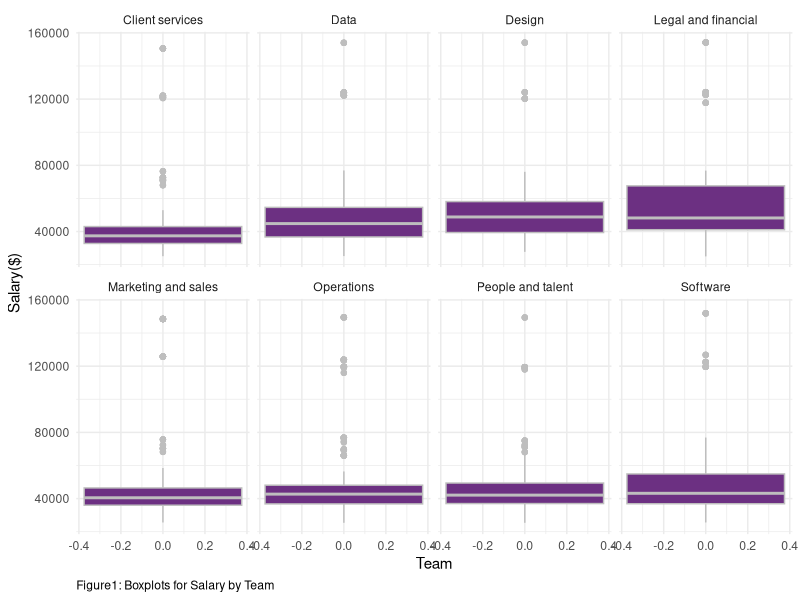
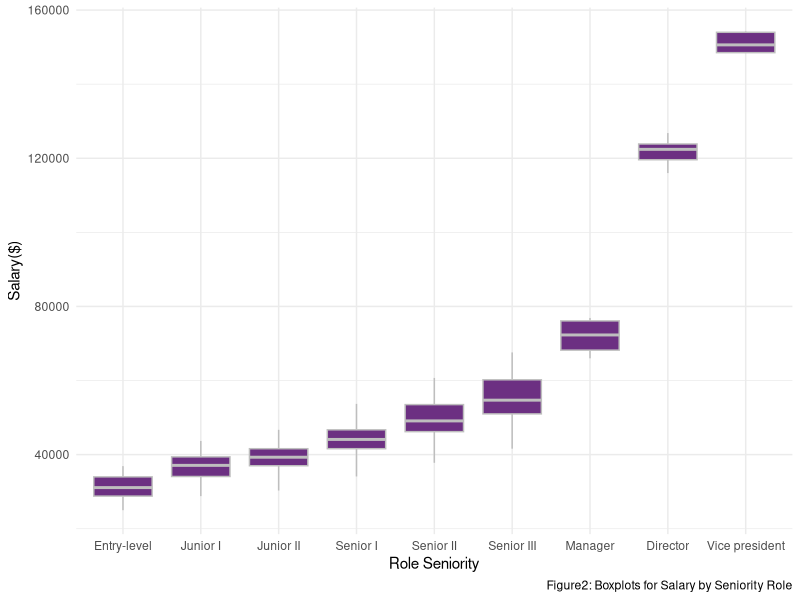
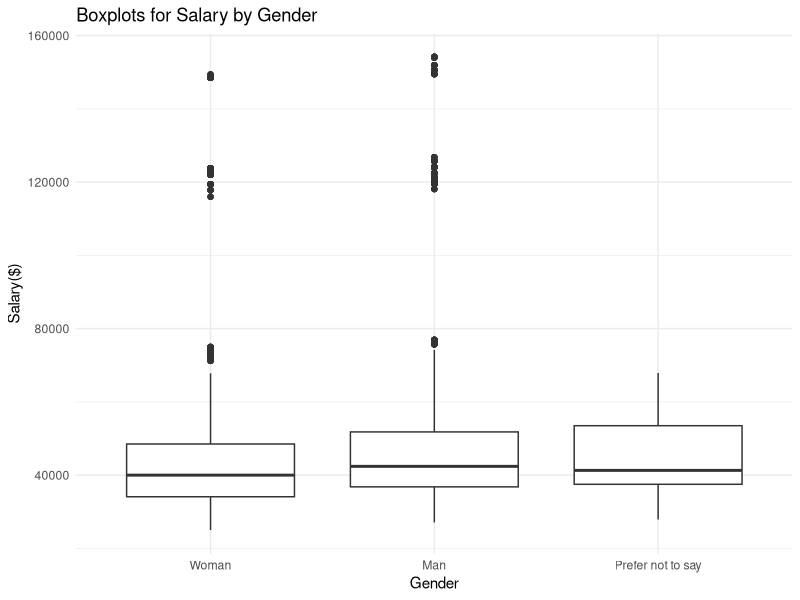
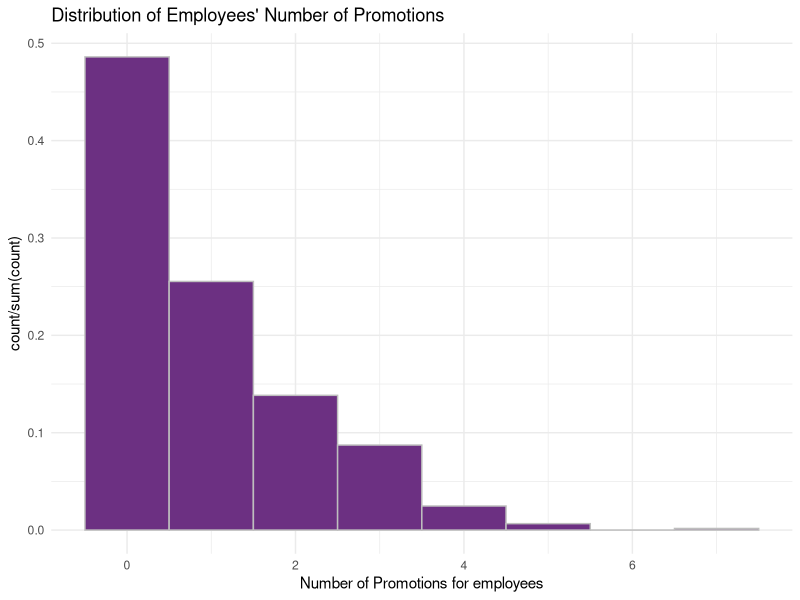
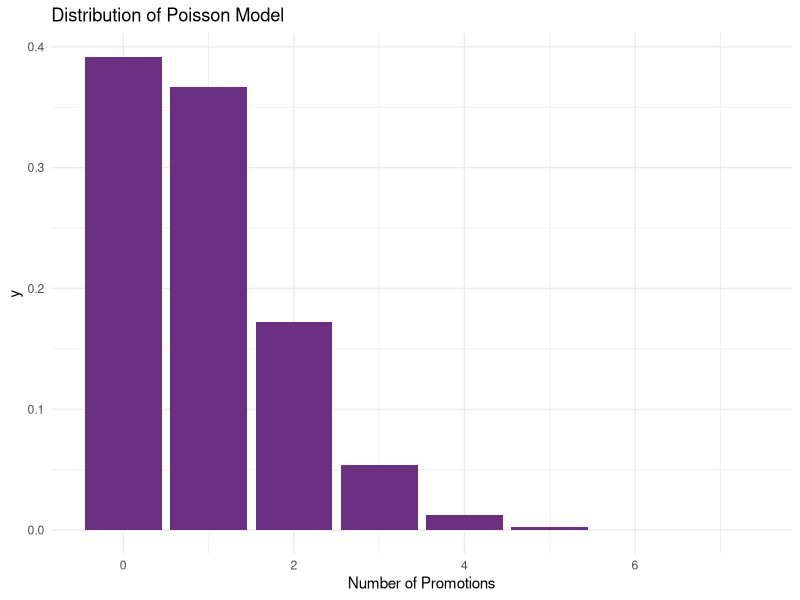
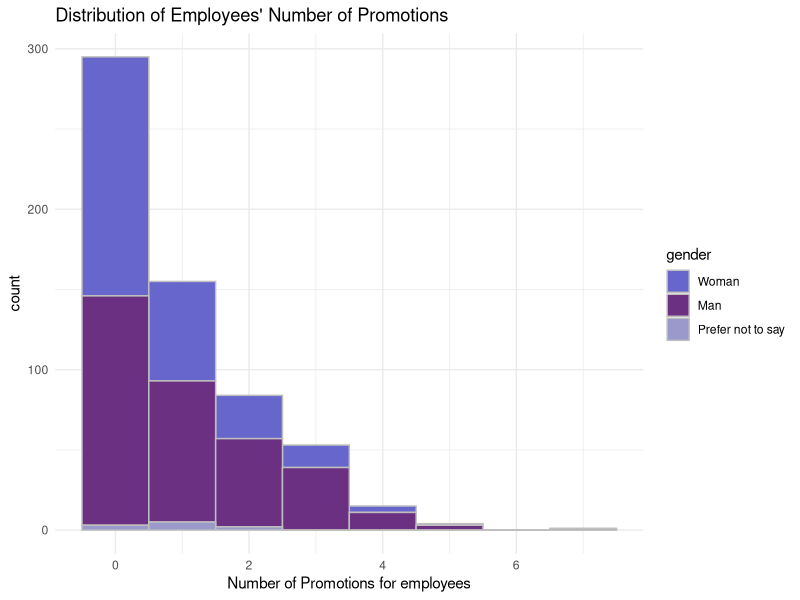
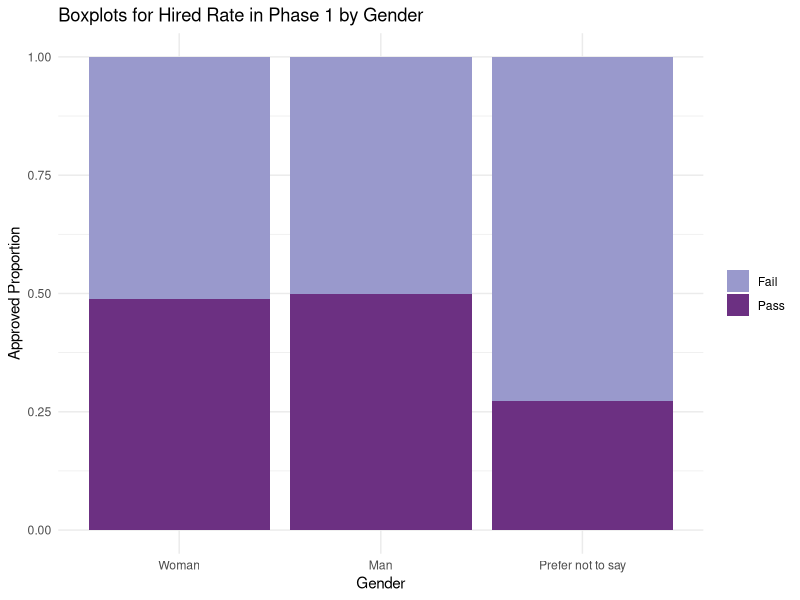
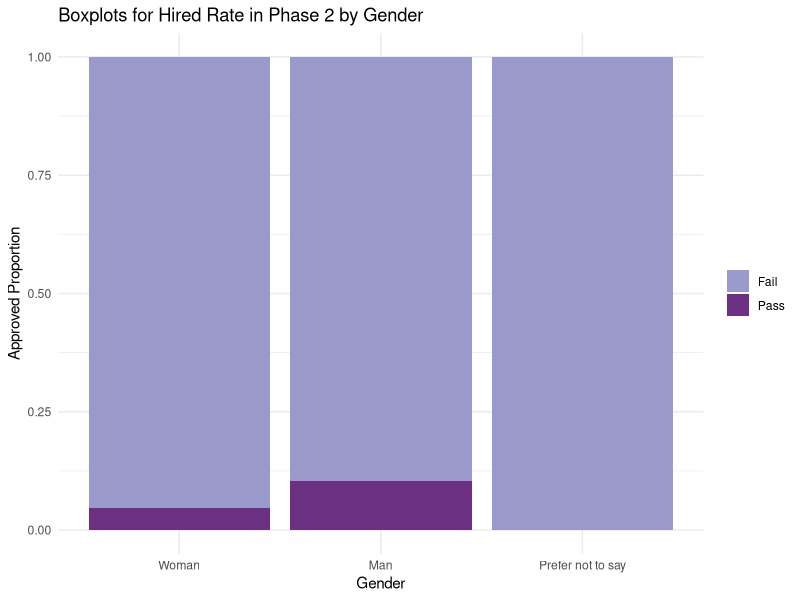

Here is the R script that generated these plots, in order:
## ---- chunk 1
library(tidyverse)
library(lme4)
library(mgcv)
library(kableExtra)
# this should supress all code and messages
knitr::opts_chunk$set(include=FALSE)
## ---- chunk 2
############################################################################################################
#DATA CLEANING PART
############################################################################################################

# read in the data
black_saber_current_employees <- read_csv("data/black-saber-current-employees.csv")

#change salary varaible from characters to doubles
black_saber_current_employees_cleaned <- black_saber_current_employees %>% 
  mutate(salary = str_extract_all(salary, "\\d+,\\d+")) %>% #only extracting the number part(i.e., remove $)
  mutate(salary = str_remove_all(salary, ",")) %>% # remove comma(,)
  mutate(salary = as.numeric(salary)) %>% #change to doubles
  #changing the orders of role as hierarchy, rather than alphabetical order(see below note)
  mutate(role_seniority = fct_relevel(role_seniority, "Manager", after = 7)) %>% 
  mutate(role_seniority = fct_relevel(role_seniority, "Director", after = 7)) %>%
  #changing the orders of gender for clairty in explanation for promotion analaysis part
  mutate(gender = fct_relevel(gender, "Woman", after = 0))

#NOTES
#(Before changing): Director Entry-level Junior I Junior II Manager Senior I Senior II Senior III Vice president
#(After chaning): “Entry-level”,“Junior I”,“JuniorII”,“Senior I”,“Senior II”,“Senior III”,“Manager”, “Director”,“Vicepresident” 

## ---- chunk 3
#########################################################################################################
#EXPLORATORY ANALYSIS
#########################################################################################################
# create a visualisation (a boxplot to see if teams have systematic differences in their salary)
#some teams might be more important to the company 
#e.g., bc it is a software company, software team might be more valuable to the company and thus receive higher salary, yet this is fair in the sense that the Gideon wants salary based on "talent and value to the company”)

my_plot_salary_by_role_team <- black_saber_current_employees_cleaned %>% 
  ggplot(aes(y = salary)) +
  facet_wrap(~team, nrow = 2) +
  geom_boxplot(colour = "grey", fill = "#6C3082") +
  theme_minimal() +
  labs(x = "Team", y= "Salary($)", caption = "Figure1: Boxplots for Salary by Team") +
  theme(plot.caption = element_text(hjust = 0))

my_plot_salary_by_role_team
ggsave("images/salary_boxplot_team.png", width = 6, height = 4)

## ---- chunk 4

#exploring whether there is difference in salary by roles.
#there should be difference, since higher the role, the more salary people earn since they are more valuable to the company

my_plot_salary_by_role <- black_saber_current_employees_cleaned %>% 
  ggplot(aes(x = role_seniority, y = salary)) +
  geom_boxplot(colour = "grey", fill = "#6C3082") +
  theme_minimal() +
  labs(x="Role Seniority", y= "Salary($)", caption = "Figure2: Boxplots for Salary by Seniority Role")

my_plot_salary_by_role
ggsave("images/salary_boxplot_role.png", width = 6, height = 3)

#side note: does follow the seniority trend, which is Least senior to most senior: “Entry-level”,“Junior I”,“JuniorII”,“Senior I”,“Senior II”,“Senior III”,“Manager”, “Director”,“Vicepresident”

## ---- chunk 5
#########################################################################################################

#exploring whether there is gender difference in salary
my_plot_salary_by_gender <- black_saber_current_employees_cleaned %>% 
  ggplot(aes(x = gender, y = salary)) +
  geom_boxplot() +
  theme_minimal() +
  labs(title = "Boxplots for Salary by Gender", x = "Gender", y= "Salary($)")
  
my_plot_salary_by_gender
#result(interpretation of the plot): Gender does not seem to have fixed effect on salary. In other words, no gender bias, which is good considering EDI (but when doing model comparison, we will see whether such is true numerically)

ggsave("images/salary_boxplot_gender.png", width = 5, height = 2)

#########ONE-WAY ANOVA ON SALARY AND GENDER AS GROUP####################

lmod_gender <- lm(salary ~ gender, data = black_saber_current_employees_cleaned)
summary(lmod_gender)
#HOWEVER, UNLIKE THE VISUALIZATION, THERE WAS A SIGNIFICANT DIFFERENCE IN GENDER! THERE MIGHT BE GENDER BIAS IN SALARY(we will see this in model fitting part)

## ---- chunk 6
#########################################################################################################
#MODEL FITTING
#########################################################################################################

#fitting a linear mixed model while setting financial quarter (financial_q)
#rationale: in some quarters, the company earns a lot of money and so all employees earn more money in that quarter, but when the quarter is not good, all earn less money.

salary_lmer <- lmer(salary ~ gender + team + role_seniority + leadership_for_level + productivity + (1|financial_q), data = black_saber_current_employees_cleaned)
#summary(salary_lmer)

#cannot take face-value to whether team has systematic difference and so just to check, we added this model without team so that when we compare it with salary_lmer, we can know whether we must include team or not fpre better prediction.
salary_lmer_no_team <- lmer(salary ~ gender + role_seniority + leadership_for_level + productivity + (1|financial_q), data = black_saber_current_employees_cleaned)
#summary(salary_lmer)

salary_lmer_no_gender <- lmer(salary ~ team + role_seniority + leadership_for_level + productivity + (1|financial_q), data = black_saber_current_employees_cleaned)
#summary(salary_lmer_no_gender)

## ---- chunk 7
#########################################################################################################
#MODEL COMPARISION TEST
#########################################################################################################


#THIS TEST CONFIRMS THAT THERE IS A GENDER BIAS IN SALARY
lmtest::lrtest(salary_lmer, salary_lmer_no_gender)
#conclusion: indeed, becuase the p-value is significant, simpler model does NOT explain better than complex model = should include gender to have better predictive ability...

## ---- chunk 8
#This test confirms that we need team as predictor
lmtest::lrtest(salary_lmer, salary_lmer_no_team)
## ---- chunk 9
############################################################################################################
#DATA CLEANING PART
############################################################################################################
# create a variable called promotion count that keeps track of the number of times
# each employee got promoted
test_employee_data <- black_saber_current_employees_cleaned %>%
  mutate(employee_role = as.numeric(role_seniority)) %>%
  select(employee_id, employee_role) %>%
  group_by(employee_id)%>%
  mutate(initial_role=min(employee_role)) %>%
  mutate(current_role=max(employee_role)) %>%
  mutate(promotion_count = current_role - initial_role) %>%
  select(employee_id, promotion_count) %>%
  unique()

# `work_period` variable counts how many financial quarters each employee has gone through
# this gives us an idea of how long each employee has been working at the company
working_period <- black_saber_current_employees_cleaned %>%
  group_by(employee_id) %>%
  summarise(work_period = n())

# create a new variable called `employee_role` which saves role_seniority as numbers and
# create another variable called `initial_role` that indicates the initial role of the employee
role_seniority_data <- black_saber_current_employees_cleaned %>% 
  mutate(employee_role = as.numeric(role_seniority)) %>%
  select(employee_id, employee_role) %>%
  unique()%>%
  group_by(employee_id)%>%
  mutate(initial_role=min(employee_role)) %>%
  mutate(current_role=max(employee_role))

# data that only contains the most recent (2020 Q4) information on each employee
test_employee_data <- full_join(black_saber_current_employees_cleaned, test_employee_data) %>%
  left_join(working_period) %>%
  mutate(year = as.numeric(str_extract_all(financial_q, "\\d+\\d+"))) %>%
  mutate(quarter = as.numeric(substr(financial_q,7,7))) %>% 
  group_by(employee_id) %>%
  mutate(recent_year = max(year)) %>%
  filter(year == recent_year) %>%
  mutate(recent_quarter = max(quarter)) %>%
  filter(quarter == recent_quarter) %>%
  right_join(y = role_seniority_data) %>% 
  filter(employee_role == current_role) %>% 
  select(-c(year, quarter, recent_year, recent_quarter, current_role, employee_role, initial_role))

## ---- chunk 10
#########################################################################################################
#EXPLORATORY ANALYSIS
#########################################################################################################

# proportion of different numbers of promotion
prop.table(table(test_employee_data$promotion_count))

# mean number of promotions
mean(test_employee_data$promotion_count)
sd(test_employee_data$promotion_count)

promotion_count_plot <- test_employee_data %>% 
  ggplot(aes(x = promotion_count)) +
  geom_histogram(aes(y = stat(count / sum(count))), colour = "grey", fill = "#6C3082", binwidth= 1) +
  theme_minimal() +
  labs(title = "Distribution of Employees' Number of Promotions", x = "Number of Promotions for employees")

promotion_count_plot


promotion_count_poisson_plot <- ggplot(transform(data.frame(x=c(0:7)), y=dpois(x, lambda = mean(test_employee_data$promotion_count))), aes(x, y)) + 
  geom_bar(stat="identity", fill = "#6C3082") + 
  theme_minimal() +
  labs(title = "Distribution of Poisson Model", x = "Number of Promotions")
  
promotion_count_poisson_plot


promotion_count_by_gender_plot <- test_employee_data %>% 
  ggplot(aes(x = promotion_count, fill = gender)) +
  geom_histogram(colour = "grey", binwidth= 1) +
  theme_minimal() +
  labs(title = "Distribution of Employees' Number of Promotions", x = "Number of Promotions for employees") + 
  scale_fill_manual(values=c("#6666CC", "#6C3082","#9999CC"))

promotion_count_by_gender_plot
## ---- chunk 11
#########################################################################################################
#MODEL FITTING
#########################################################################################################
# test model to see if gender, leadership level and productivity of each employee affect their number of promotions
# (offset: account for different work periods for the employees, while allowing for counts to still be the response.)
mod1 <- glm(promotion_count ~ gender, family = poisson, offset = log(work_period), data = test_employee_data)

mod2 <- glm(promotion_count ~ gender + leadership_for_level, family = poisson, offset = log(work_period), data = test_employee_data)

mod3 <- glm(promotion_count ~ gender + leadership_for_level + productivity, family = poisson, offset = log(work_period), data = test_employee_data) 

lmtest::lrtest(mod1, mod2, mod3)
round(coef(summary(mod1)),4)
round(confint(mod1),4)

mod4 <- glmer(promotion_count ~ gender + (1|team), family = poisson, offset = log(work_period), data = test_employee_data)
# mod4 suggests that having the random effect for `team` may be meaningless since the random effect is very small.


## ---- chunk 12
############################################################################################################
#DATA CLEANING PART
#########################################################################################################

# read in the data
phase1_applicants <- read.csv("data/phase1-new-grad-applicants-2020.csv")
phase2_applicants <- read.csv("data/phase2-new-grad-applicants-2020.csv")
phase3_applicants <- read.csv("data/phase3-new-grad-applicants-2020.csv")
final_hired <- read.csv("data/final-hires-newgrad_2020.csv")

#make new variable which tells whether applicant is accepted for each phase or not
#add gender if the dataset doesn't have
final_hired_cleaned <- final_hired %>% 
  mutate(hired = 1)

phase3_applicants_cleaned <- phase3_applicants %>% 
  full_join(final_hired_cleaned) %>% 
  mutate(hired = replace_na(hired, 0)) %>% 
  left_join(phase2_applicants) %>% 
  select(applicant_id : hired, gender) %>% 
  mutate(gender = fct_relevel(gender, "Woman", after = 0)) %>% 
  mutate(hired_word = case_when(hired == 0 ~ "Fail", 
                                         hired == 1 ~ "Pass")) %>% 
  mutate(phase2accepted = 1)

phase2_applicants_cleaned <- phase2_applicants %>% 
  full_join(phase3_applicants_cleaned) %>% 
  mutate(phase2accepted = replace_na(phase2accepted, 0)) %>% 
  select(applicant_id, gender, technical_skills:speaking_skills, phase2accepted) %>%
  mutate(gender = fct_relevel(gender, "Woman", after = 0)) %>% 
  mutate(phase2accepted_word = case_when(phase2accepted == 0 ~ "Fail", 
                                         phase2accepted == 1 ~ "Pass")) %>% 
  mutate(phase1accepted = 1) # %>% 
  #filter(gender != "Prefer not to say")

phase1_applicants_cleaned <- phase1_applicants %>% 
  full_join(phase2_applicants_cleaned) %>% 
  select(applicant_id:work_experience, phase1accepted) %>% 
  mutate(phase1accepted = replace_na(phase1accepted, 0)) %>%
  mutate(gender = fct_relevel(gender, "Woman", after = 0)) %>% 
  mutate(phase1accepted_word = case_when(phase1accepted == 0 ~ "Fail",
                                         phase1accepted == 1 ~ "Pass"))
## ---- chunk 13
#########################################################################################################
#EXPLORATORY ANALYSIS
#########################################################################################################

#proportion of female
sum(phase1_applicants$gender == "Woman") / nrow(phase1_applicants)
sum(phase1_applicants$gender == "Prefer not to say") / nrow(phase1_applicants)
sum(phase2_applicants_cleaned$phase2accepted ==1) / nrow(phase2_applicants_cleaned)

# create a visualisation (a boxplot to see if gender has systematic differences in their phase approved)

#stacked bar chart that displays the proportion of applicants with each accepted group, for each gender
bar_proportion_phase1 <- ggplot(data = phase1_applicants_cleaned, aes(x = gender, fill = phase1accepted_word)) +
  geom_bar(position = "fill") +
  scale_fill_manual(values=c("#9999CC", "#6C3082")) +
  theme_minimal() +
  labs(title = "Boxplots for Hired Rate in Phase 1 by Gender",
       x = "Gender", y = "Approved Proportion") +
  theme(legend.title = element_blank())

bar_proportion_phase1

bar_proportion_phase2 <- ggplot(data = phase2_applicants_cleaned, aes(x = gender, fill = phase2accepted_word)) +
  geom_bar(position = "fill") +
  scale_fill_manual(values=c("#9999CC", "#6C3082")) +
  theme_minimal() +
  labs(title = "Boxplots for Hired Rate in Phase 2 by Gender",
       x = "Gender", y = "Approved Proportion") +
  theme(legend.title = element_blank())

bar_proportion_phase2

  ggplot(phase3_applicants_cleaned, aes(x = gender, y = interviewer_rating_1)) +
  geom_boxplot() +
  theme_minimal() +
  labs(title = "Boxplots for rating from interviewer 1 by Gender", x = "Gender", y= "rating")
  
  ggplot(phase3_applicants_cleaned, aes(x = gender, y = interviewer_rating_2)) +
  geom_boxplot() +
  theme_minimal() +
  labs(title = "Boxplots for rating from interviewer 2 by Gender", x = "Gender", y= "rating")
## ---- chunk 14
#use generalized linear model since all variables take large part of grades

#model where gender is only predictor
phase1_gender <- glm(phase1accepted ~ gender, family = binomial, data = phase1_applicants_cleaned)
confint(phase1_gender)

#generalized linear model with all variables except for gender
phase1_glm_no_gender <- glm(phase1accepted ~ team_applied_for + cover_letter + cv+ gpa + extracurriculars + work_experience, family = binomial(link = "logit"), data = phase1_applicants_cleaned)

#generalized linear model with all variables including gender
phase1_glm <- glm(phase1accepted ~ team_applied_for + cover_letter + cv+ gpa + gender +  extracurriculars + work_experience, family = binomial(link = "logit"), data = phase1_applicants_cleaned)

#deviance test to know including gender is better
drop_in_deviance <- anova(phase1_glm_no_gender, phase1_glm, test = "Chisq")
drop_in_deviance
## ---- chunk 15
#use generalized linear model since all variables take large part of grades

#In model0, cannot see significant p-value 
#model where gender is only predictor
phase2_gender <- glm(phase2accepted ~ gender, family = binomial, data = phase2_applicants_cleaned)
confint(phase2_gender)

phase2_glm_no_gender <- glm(phase2accepted ~ technical_skills + writing_skills + speaking_skills + leadership_presence , family = binomial(link = "logit"), data = phase2_applicants_cleaned)

phase2_glm <- glm(phase2accepted ~ technical_skills + writing_skills + speaking_skills + leadership_presence + gender, family = binomial(link = "logit"), data = phase2_applicants_cleaned)

drop_in_deviance <- anova(phase2_glm_no_gender, phase2_glm, test = "Chisq")
drop_in_deviance
## ---- chunk 16
phase3_interviewer1_no_gender <- glm(interviewer_rating_1 ~ 1, data = phase3_applicants_cleaned)
phase3_interviewer1 <- glm(interviewer_rating_1 ~ gender, data = phase3_applicants_cleaned)
anova(phase3_interviewer1_no_gender, phase3_interviewer1, test = "Chisq")

phase3_interviewer2_no_gender <- glm(interviewer_rating_2 ~ 1, data = phase3_applicants_cleaned)
phase3_interviewer2 <- glm(interviewer_rating_2 ~ gender, data = phase3_applicants_cleaned)
anova(phase3_interviewer2_no_gender, phase3_interviewer2, test = "Chisq")
